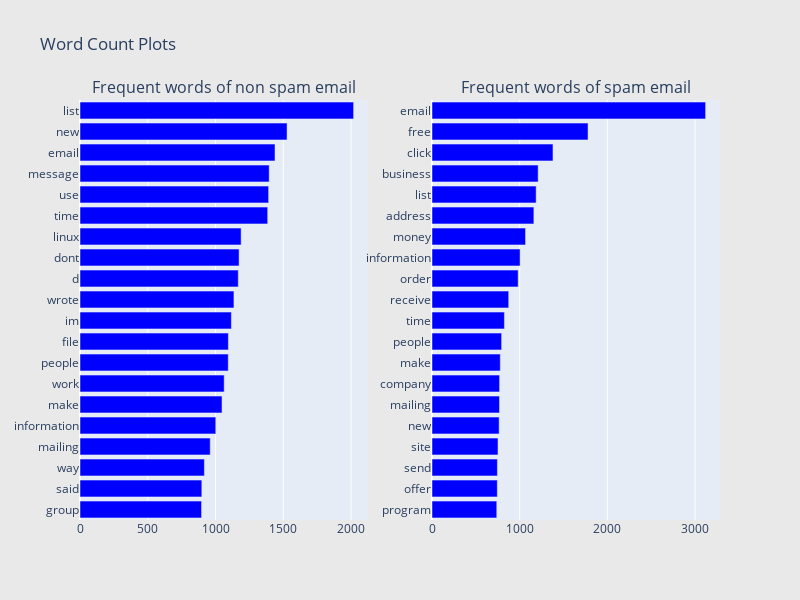

Notebook cell for this chart:
### Code cell
visualize_in_bar_chart(1)

### Figure 1 — Plotly figure (JSON) as saved in the notebook; plotly's stock layout.template omitted (floating-point values rounded to 4 significant figures)
{"data": [{"marker": {"color": "blue"}, "orientation": "h", "showlegend": false, "type": "bar", "x": [897, 899, 918, 961, 1002, 1048, 1064, 1094, 1095, 1117, 1136, 1168, 1174, 1189, 1385, 1392, 1396, 1439, 1528, 2019], "xaxis": "x", "y": ["group", "said", "way", "mailing", "information", "make", "work", "people", "file", "im", "wrote", "d", "dont", "linux", "time", "use", "message", "email", "new", "list"], "yaxis": "y"}, {"marker": {"color": "blue"}, "orientation": "h", "showlegend": false, "type": "bar", "x": [739, 745, 746, 753, 766, 770, 771, 779, 794, 826, 875, 983, 1005, 1067, 1162, 1188, 1211, 1380, 1780, 3121], "xaxis": "x2", "y": ["program", "offer", "send", "site", "new", "mailing", "company", "make", "people", "time", "receive", "order", "information", "money", "address", "list", "business", "click", "free", "email"], "yaxis": "y2"}], "layout": {"annotations": [{"font": {"size": 16}, "showarrow": false, "text": "Frequent words of non spam email", "x": 0.225, "xanchor": "center", "xref": "paper", "y": 1, "yanchor": "bottom", "yref": "paper"}, {"font": {"size": 16}, "showarrow": false, "text": "Frequent words of spam email", "x": 0.775, "xanchor": "center", "xref": "paper", "y": 1, "yanchor": "bottom", "yref": "paper"}], "height": 600, "paper_bgcolor": "rgb(233,233,233)", "title": {"text": "Word Count Plots"}, "width": 800, "xaxis": {"anchor": "y", "domain": [0, 0.45]}, "xaxis2": {"anchor": "y2", "domain": [0.55, 1]}, "yaxis": {"anchor": "x", "domain": [0, 1]}, "yaxis2": {"anchor": "x2", "domain": [0, 1]}}}
